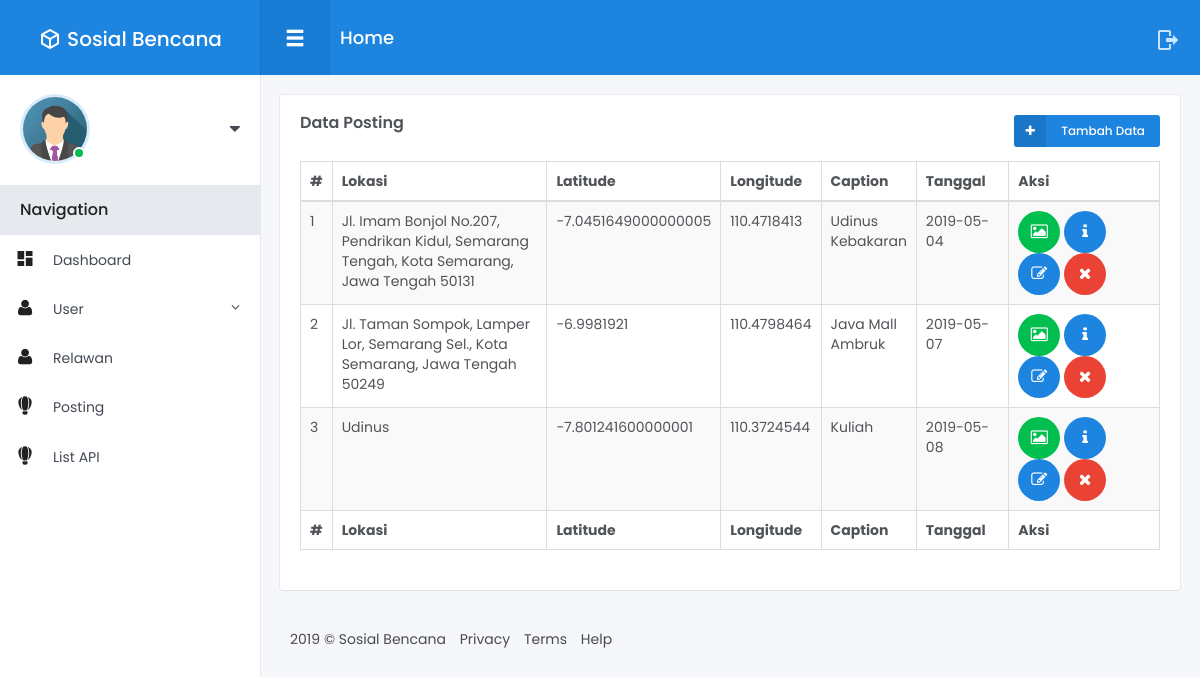
The page /index.php/posting on the database as committed earlier.
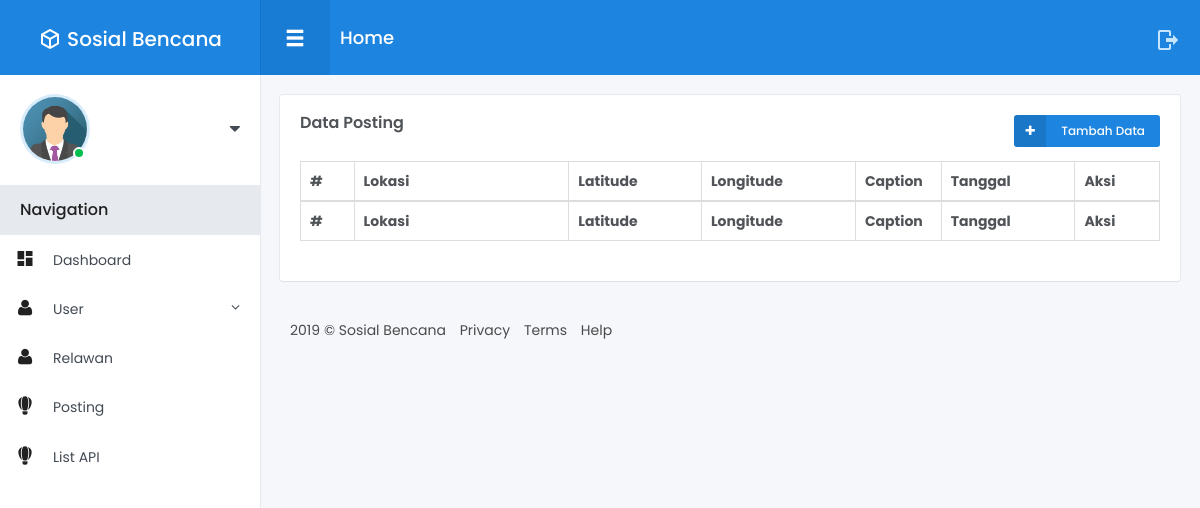
The same page on the database as committed later.
### tables this page shows
CREATE TABLE `post` (
  `id_post` int(11) NOT NULL,
  `nama_img` varchar(255) DEFAULT NULL,
  `api_img` varchar(256) NOT NULL,
  `slug_post` varchar(255) DEFAULT NULL,
  `lokasi` varchar(255) NOT NULL,
  `lttd_loc` varchar(255) DEFAULT NULL,
  `lgttd_loc` varchar(255) DEFAULT NULL,
  `caption` text,
  `tanggal` date DEFAULT NULL,
  `waktu` time DEFAULT NULL,
  `user_kode` varchar(100) NOT NULL
);

### application/controllers/Posting.php (called while the page is built, shortened)
<?php
class Posting extends CI_Controller {
	public function __construct()
	{
        $this->load->model('Posting_model');
        $this->load->model('Status_model');
    }
    public function index()
    {
        $post           = $this->Posting_model->getPost()->result_array();
        $data = array(
            'post'      => $post,
        );
        $this->load->view('Admin/Posting/index', $data);
    }
}

### index.php (called while the page is built, shortened)
<?php
require_once BASEPATH.'core/CodeIgniter.php';

### application/models/Posting_model.php (called while the page is built, shortened)
<?php
class Posting_model extends CI_Model {
    public function getPost()
    {
        return $this->db->get('post');
    }
}

### application/views/Admin/Posting/index.php (the view, shortened to what this page needs)
<!DOCTYPE html>
<html lang="en">
<head>
	<?php $this->load->view('Admin/include/css'); ?>
</head>
<body>
<div class="main-menu">
	<header class="header">
		<?php $this->load->view('Admin/include/header'); ?>
	</header>
	<div class="content">
        <?php $this->load->view('Admin/include/sidebar'); ?>
	</div>
</div>
<div class="fixed-navbar">
	<?php $this->load->view('Admin/include/navbar'); ?>
</div>
<div id="wrapper">
	<div class="main-content">
		<div class="row small-spacing">
            <div class="col-lg-12">
				<div class="box-content">
					<h4 class="box-title">Data Posting</h4>
					<div class="dropdown js__drop_down">
                        <a href="<?php echo base_url('posting/tambah'); ?>" class="btn btn-xs btn-primary btn-icon btn-icon-left waves-effect waves-light"><i class="ico fa fa-plus"></i> Tambah Data</a>
					</div>
					<div class="table-responsive">
						<table id="example" class="table table-striped table-bordered display" style="width:100%">
							<thead>
								<tr>
									<th>#</th>
									<th width="25%">Lokasi</th>
									<th>Latitude</th>
									<th>Longitude</th>
									<th width="10%">Caption</th>
									<th>Tanggal</th>
									<th>Aksi</th>
								</tr>
							</thead>
							<tfoot>
								<tr>
									<th>#</th>
									<th width="25%">Lokasi</th>
									<th>Latitude</th>
									<th>Longitude</th>
									<th width="10%">Caption</th>
									<th>Tanggal</th>
									<th>Aksi</th>
								</tr>
							</tfoot>
							<tbody>
								<?php
								$no = 1;
								foreach($post as $post) {
								?>
								<tr>
									<td><?php echo $no++; ?></td>
									<td style="word-wrap: break-word;"><?php echo $post['lokasi']; ?></td>
									<td><?php echo $post['lttd_loc']; ?></td>
									<td><?php echo $post['lgttd_loc']; ?></td>
									<td><?php echo $post['caption']; ?></td>
									<td><?php echo $post['tanggal']; ?></td>
									<td>
										<a href="#" onClick="show_image(<?php echo $post['id_post']; ?>)" data-toggle="modal" data-target="#imageModal" data-image="<?php echo $post['nama_img']; ?>" id="showimage<?php $post['id_post']; ?>" class="btn btn-success btn-circle waves-effect waves-light" title="Show Image"><i class="ico fa fa-image"></i></a>
										<a href="<?php echo base_url('posting/detail/').$post['id_post']; ?>" class="btn btn-primary btn-circle waves-effect waves-light" title="Show Post"><i class="ico fa fa-info"></i></a>
										<a href="<?php echo base_url('posting/edit/').$post['id_post']; ?>" class="btn btn-primary btn-circle waves-effect waves-light" title="Show Post"><i class="ico fa fa-edit"></i></a>
										<a href="#" onClick="return hapus('<?php echo base_url('posting/hapus/').$post['id_post']; ?>');" class="btn btn-danger btn-circle waves-effect waves-light" title="Show Image"><i class="ico fa fa-times"></i></a>
									</td>
								</tr>
								<?php } ?>
							</tbody>
						</table>
					</div>
				</div>
			</div>
		</div>
		<footer class="footer">
			<?php $this->load->view('Admin/include/footer'); ?>
		</footer>
	</div>
</div>
</body>
</html>

### application/views/Admin/include/css.php (shortened to what this page needs)
<link rel="stylesheet" href="<?php echo base_url(); ?>asset/admin/styles/style.min.css">
<link rel="stylesheet" href="<?php echo base_url(); ?>asset/admin/fonts/material-design/css/materialdesignicons.css">
<link rel="stylesheet" href="<?php echo base_url(); ?>asset/admin/plugin/mCustomScrollbar/jquery.mCustomScrollbar.min.css">
<link rel="stylesheet" href="<?php echo base_url(); ?>asset/admin/plugin/waves/waves.min.css">
<link rel="stylesheet" href="<?php echo base_url(); ?>asset/admin/plugin/sweet-alert/sweetalert.css">
<link rel="stylesheet" href="<?php echo base_url(); ?>asset/admin/plugin/chart/morris/morris.css">
<link rel="stylesheet" href="<?php echo base_url(); ?>asset/admin/plugin/datatables/media/css/dataTables.bootstrap.min.css">
<link rel="stylesheet" href="<?php echo base_url(); ?>asset/admin/plugin/datatables/extensions/Responsive/css/responsive.bootstrap.min.css">
<link rel="stylesheet" href="https://unpkg.com/leaflet@1.4.0/dist/leaflet.css"/>

### application/views/Admin/include/header.php (shortened to what this page needs)
<a href="<?php echo base_url('admin'); ?>" class="logo"><i class="ico mdi mdi-cube-outline"></i><?php echo SITE_NAME; ?></a>
<div class="user">
    <a href="#" class="avatar"><img src="<?php echo base_url('asset/img/sosial/avatar.png') ?>" alt=""><span class="status online"></span></a>
    <div class="control-wrap js__drop_down">
        <i class="fa fa-caret-down js__drop_down_button"></i>
    </div>
</div>

### application/views/Admin/include/sidebar.php (shortened to what this page needs)
<div class="navigation">
	<h5 class="title">Navigation</h5>
	<ul class="menu js__accordion">
		<li class="">
			<a class="waves-effect" href="<?php echo base_url('admin'); ?>"><i class="menu-icon mdi mdi-view-dashboard"></i><span>Dashboard</span></a>
		</li>
		<li>
			<a class="waves-effect parent-item js__control" href="#"><i class="menu-icon fa fa-user"></i><span>User</span><span class="menu-arrow fa fa-angle-down"></span></a>
		</li>
		<li class="">
			<a class="waves-effect" href="<?php echo base_url('user/relawan'); ?>"><i class="menu-icon fa fa-user"></i><span>Relawan</span></a>
		</li>
		<li class="">
			<a class="waves-effect" href="<?php echo base_url('posting'); ?>"><i class="menu-icon mdi mdi-airballoon"></i><span>Posting</span></a>
		</li>
		<li class="">
			<a class="waves-effect" href="<?php echo base_url('Admin/listAPI'); ?>"><i class="menu-icon mdi mdi-airballoon"></i><span>List API</span></a>
		</li>
	</ul>
</div>

### application/views/Admin/include/navbar.php
<div class="pull-left">
    <button type="button" class="menu-mobile-button glyphicon glyphicon-menu-hamburger js__menu_mobile"></button>
    <a href="<?php echo base_url('/'); ?>" style="color: #fff;"><h1 class="page-title">Home</h1></a>
</div>
<div class="pull-right">
    <a href="<?php echo base_url('logout'); ?>" class="ico-item mdi mdi-logout"></a>
</div>

### application/views/Admin/include/footer.php
<ul class="list-inline">
    <li><?php echo date('Y'); ?> © <?php echo SITE_NAME; ?></li>
    <li><a href="#">Privacy</a></li>
    <li><a href="#">Terms</a></li>
    <li><a href="#">Help</a></li>
</ul>

Rows that differ between the two databases and show on the page:
removed post: lokasi "Jl. Imam Bonjol No.207, Pendrikan Kidul, Semarang Tengah, Kota Semarang, Jawa Tengah 50131", lttd_loc "-7.0451649000000005", lgttd_loc "110.4718413", caption "Udinus Kebakaran", tanggal "2019-05-04"
removed post: lokasi "Jl. Taman Sompok, Lamper Lor, Semarang Sel., Kota Semarang, Jawa Tengah 50249", lttd_loc "-6.9981921", lgttd_loc "110.4798464", caption "Java Mall Ambruk", tanggal "2019-05-07"
removed post: lokasi "Udinus", lttd_loc "-7.801241600000001", lgttd_loc "110.3724544", caption "Kuliah", tanggal "2019-05-08"
